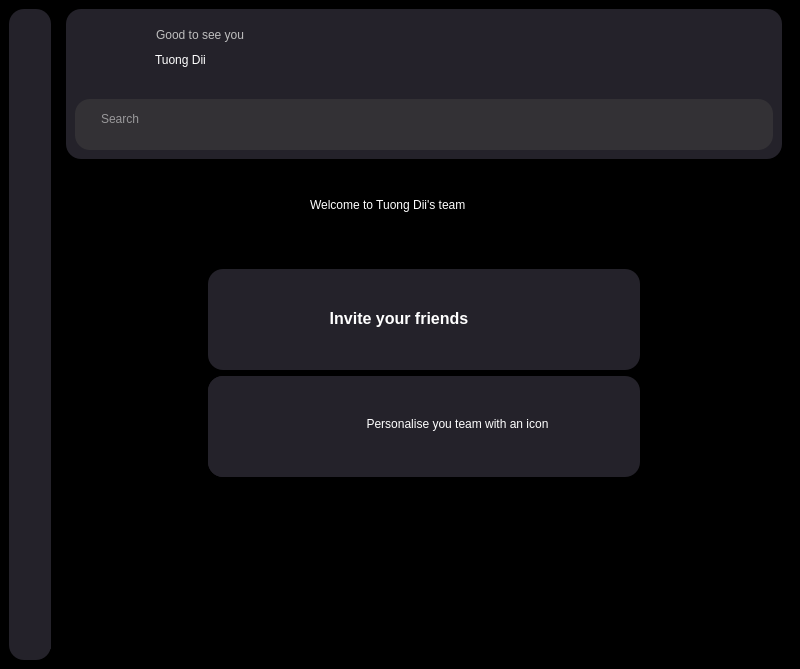
<?xml version="1.0" encoding="UTF-8"?>
<ui version="4.0">
 <class>MainWindow</class>
 <widget class="QMainWindow" name="MainWindow">
  <property name="geometry">
   <rect>
    <x>0</x>
    <y>0</y>
    <width>800</width>
    <height>669</height>
   </rect>
  </property>
  <property name="windowTitle">
   <string>MainWindow</string>
  </property>
  <property name="styleSheet">
   <string notr="true">background-color: black;</string>
  </property>
  <widget class="QWidget" name="centralwidget">
   <layout class="QHBoxLayout" name="horizontalLayout">
    <item>
     <widget class="QWidget" name="widget" native="true">
      <property name="minimumSize">
       <size>
        <width>42</width>
        <height>0</height>
       </size>
      </property>
      <property name="maximumSize">
       <size>
        <width>42</width>
        <height>16777215</height>
       </size>
      </property>
      <property name="styleSheet">
       <string notr="true">background-color: #24222A;
border-radius: 15px;</string>
      </property>
      <layout class="QVBoxLayout" name="verticalLayout_3">
       <item>
        <widget class="QWidget" name="widget_8" native="true">
         <widget class="QLabel" name="label_7">
          <property name="geometry">
           <rect>
            <x>1</x>
            <y>11</y>
            <width>20</width>
            <height>20</height>
           </rect>
          </property>
          <property name="text">
           <string/>
          </property>
          <property name="pixmap">
           <pixmap>../img/icons8-home-30.png</pixmap>
          </property>
          <property name="scaledContents">
           <bool>true</bool>
          </property>
         </widget>
         <widget class="QLabel" name="label_8">
          <property name="geometry">
           <rect>
            <x>1</x>
            <y>41</y>
            <width>20</width>
            <height>20</height>
           </rect>
          </property>
          <property name="text">
           <string/>
          </property>
          <property name="pixmap">
           <pixmap>../img/icons8-images-folder-48.png</pixmap>
          </property>
          <property name="scaledContents">
           <bool>true</bool>
          </property>
         </widget>
         <widget class="QLabel" name="label_9">
          <property name="geometry">
           <rect>
            <x>2</x>
            <y>71</y>
            <width>20</width>
            <height>20</height>
           </rect>
          </property>
          <property name="text">
           <string/>
          </property>
          <property name="pixmap">
           <pixmap>../img/icons8-friends-48.png</pixmap>
          </property>
          <property name="scaledContents">
           <bool>true</bool>
          </property>
         </widget>
        </widget>
       </item>
       <item>
        <widget class="QWidget" name="widget_9" native="true">
         <property name="minimumSize">
          <size>
           <width>40</width>
           <height>40</height>
          </size>
         </property>
         <property name="maximumSize">
          <size>
           <width>40</width>
           <height>40</height>
          </size>
         </property>
         <widget class="QLabel" name="label_6">
          <property name="geometry">
           <rect>
            <x>2</x>
            <y>13</y>
            <width>20</width>
            <height>20</height>
           </rect>
          </property>
          <property name="text">
           <string/>
          </property>
          <property name="pixmap">
           <pixmap>../img/icons8-qr-64.png</pixmap>
          </property>
          <property name="scaledContents">
           <bool>true</bool>
          </property>
         </widget>
        </widget>
       </item>
      </layout>
     </widget>
    </item>
    <item>
     <widget class="QWidget" name="widget_2" native="true">
      <property name="styleSheet">
       <string notr="true"/>
      </property>
      <layout class="QVBoxLayout" name="verticalLayout">
       <property name="topMargin">
        <number>0</number>
       </property>
       <item>
        <widget class="QWidget" name="widget_3" native="true">
         <property name="minimumSize">
          <size>
           <width>0</width>
           <height>150</height>
          </size>
         </property>
         <property name="maximumSize">
          <size>
           <width>16777215</width>
           <height>150</height>
          </size>
         </property>
         <property name="styleSheet">
          <string notr="true">background-color: #24222A;
border-radius: 15px;</string>
         </property>
         <layout class="QVBoxLayout" name="verticalLayout_2">
          <property name="topMargin">
           <number>0</number>
          </property>
          <item>
           <widget class="QFrame" name="frame">
            <property name="frameShape">
             <enum>QFrame::StyledPanel</enum>
            </property>
            <property name="frameShadow">
             <enum>QFrame::Raised</enum>
            </property>
            <layout class="QHBoxLayout" name="horizontalLayout_2">
             <property name="leftMargin">
              <number>0</number>
             </property>
             <property name="topMargin">
              <number>0</number>
             </property>
             <property name="rightMargin">
              <number>0</number>
             </property>
             <property name="bottomMargin">
              <number>0</number>
             </property>
             <item>
              <widget class="QWidget" name="widget_6" native="true">
               <widget class="QLabel" name="lblUser">
                <property name="geometry">
                 <rect>
                  <x>-3</x>
                  <y>8</y>
                  <width>70</width>
                  <height>70</height>
                 </rect>
                </property>
                <property name="text">
                 <string/>
                </property>
                <property name="pixmap">
                 <pixmap>../img/TuongDii.png</pixmap>
                </property>
                <property name="scaledContents">
                 <bool>true</bool>
                </property>
               </widget>
               <widget class="QLabel" name="label_3">
                <property name="enabled">
                 <bool>false</bool>
                </property>
                <property name="geometry">
                 <rect>
                  <x>81</x>
                  <y>18</y>
                  <width>121</width>
                  <height>16</height>
                 </rect>
                </property>
                <property name="styleSheet">
                 <string notr="true">font: 11pt &quot;Segoe UI&quot;;</string>
                </property>
                <property name="text">
                 <string>Good to see you</string>
                </property>
               </widget>
               <widget class="QLabel" name="lbName">
                <property name="geometry">
                 <rect>
                  <x>80</x>
                  <y>40</y>
                  <width>91</width>
                  <height>21</height>
                 </rect>
                </property>
                <property name="styleSheet">
                 <string notr="true">font: 700 12pt &quot;Arial&quot;;
color: #ffffff;</string>
                </property>
                <property name="text">
                 <string>Tuong Dii</string>
                </property>
               </widget>
              </widget>
             </item>
             <item>
              <widget class="QWidget" name="widget_7" native="true">
               <property name="minimumSize">
                <size>
                 <width>80</width>
                 <height>0</height>
                </size>
               </property>
               <property name="maximumSize">
                <size>
                 <width>80</width>
                 <height>16777215</height>
                </size>
               </property>
               <widget class="QLabel" name="label">
                <property name="geometry">
                 <rect>
                  <x>26</x>
                  <y>20</y>
                  <width>50</width>
                  <height>50</height>
                 </rect>
                </property>
                <property name="text">
                 <string/>
                </property>
                <property name="pixmap">
                 <pixmap>../img/icons8-qr-code-64.png</pixmap>
                </property>
                <property name="scaledContents">
                 <bool>true</bool>
                </property>
               </widget>
              </widget>
             </item>
            </layout>
           </widget>
          </item>
          <item>
           <widget class="QFrame" name="frame_2">
            <property name="minimumSize">
             <size>
              <width>0</width>
              <height>51</height>
             </size>
            </property>
            <property name="maximumSize">
             <size>
              <width>16777215</width>
              <height>51</height>
             </size>
            </property>
            <property name="styleSheet">
             <string notr="true">background-color: #333135;</string>
            </property>
            <property name="frameShape">
             <enum>QFrame::StyledPanel</enum>
            </property>
            <property name="frameShadow">
             <enum>QFrame::Raised</enum>
            </property>
            <layout class="QHBoxLayout" name="horizontalLayout_3">
             <item>
              <widget class="QLabel" name="label_5">
               <property name="maximumSize">
                <size>
                 <width>25</width>
                 <height>25</height>
                </size>
               </property>
               <property name="text">
                <string/>
               </property>
               <property name="pixmap">
                <pixmap>../img/icons8-search-30.png</pixmap>
               </property>
               <property name="scaledContents">
                <bool>true</bool>
               </property>
              </widget>
             </item>
             <item>
              <widget class="QTextEdit" name="textEdit">
               <property name="cursor" stdset="0">
                <cursorShape>IBeamCursor</cursorShape>
               </property>
               <property name="styleSheet">
                <string notr="true">color: white</string>
               </property>
               <property name="placeholderText">
                <string>Search</string>
               </property>
              </widget>
             </item>
            </layout>
           </widget>
          </item>
         </layout>
        </widget>
       </item>
       <item>
        <widget class="QWidget" name="widget_4" native="true">
         <property name="minimumSize">
          <size>
           <width>0</width>
           <height>80</height>
          </size>
         </property>
         <property name="maximumSize">
          <size>
           <width>16777215</width>
           <height>80</height>
          </size>
         </property>
         <property name="styleSheet">
          <string notr="true"/>
         </property>
         <layout class="QHBoxLayout" name="horizontalLayout_4">
          <item>
           <widget class="QFrame" name="frame_3">
            <property name="frameShape">
             <enum>QFrame::StyledPanel</enum>
            </property>
            <property name="frameShadow">
             <enum>QFrame::Raised</enum>
            </property>
           </widget>
          </item>
          <item>
           <widget class="QLabel" name="lbWelcome">
            <property name="styleSheet">
             <string notr="true">font: 700 18pt &quot;Arial&quot;;
color: #ffffff;</string>
            </property>
            <property name="text">
             <string>Welcome to Tuong Dii's team</string>
            </property>
           </widget>
          </item>
          <item>
           <widget class="QFrame" name="frame_4">
            <property name="frameShape">
             <enum>QFrame::StyledPanel</enum>
            </property>
            <property name="frameShadow">
             <enum>QFrame::Raised</enum>
            </property>
           </widget>
          </item>
         </layout>
        </widget>
       </item>
       <item>
        <widget class="QWidget" name="widget_5" native="true">
         <property name="minimumSize">
          <size>
           <width>0</width>
           <height>400</height>
          </size>
         </property>
         <property name="maximumSize">
          <size>
           <width>16777215</width>
           <height>400</height>
          </size>
         </property>
         <property name="styleSheet">
          <string notr="true"/>
         </property>
         <layout class="QHBoxLayout" name="horizontalLayout_5">
          <property name="spacing">
           <number>12</number>
          </property>
          <property name="leftMargin">
           <number>9</number>
          </property>
          <property name="rightMargin">
           <number>9</number>
          </property>
          <item>
           <widget class="QWidget" name="widget_11" native="true">
            <property name="minimumSize">
             <size>
              <width>100</width>
              <height>0</height>
             </size>
            </property>
            <property name="maximumSize">
             <size>
              <width>200</width>
              <height>16777215</height>
             </size>
            </property>
           </widget>
          </item>
          <item>
           <widget class="QWidget" name="widget_10" native="true">
            <property name="minimumSize">
             <size>
              <width>450</width>
              <height>0</height>
             </size>
            </property>
            <property name="maximumSize">
             <size>
              <width>16777215</width>
              <height>16777215</height>
             </size>
            </property>
            <layout class="QVBoxLayout" name="verticalLayout_4">
             <item>
              <widget class="QFrame" name="frame_5">
               <property name="minimumSize">
                <size>
                 <width>300</width>
                 <height>0</height>
                </size>
               </property>
               <property name="maximumSize">
                <size>
                 <width>16777215</width>
                 <height>101</height>
                </size>
               </property>
               <property name="styleSheet">
                <string notr="true">background-color: #24222A;
border-radius: 15px;</string>
               </property>
               <property name="frameShape">
                <enum>QFrame::StyledPanel</enum>
               </property>
               <property name="frameShadow">
                <enum>QFrame::Raised</enum>
               </property>
               <layout class="QHBoxLayout" name="horizontalLayout_6">
                <item>
                 <widget class="QWidget" name="widget_15" native="true">
                  <widget class="QPushButton" name="btn_viewImg4">
                   <property name="geometry">
                    <rect>
                     <x>-10</x>
                     <y>0</y>
                     <width>117</width>
                     <height>83</height>
                    </rect>
                   </property>
                   <property name="cursor">
                    <cursorShape>PointingHandCursor</cursorShape>
                   </property>
                   <property name="text">
                    <string/>
                   </property>
                   <property name="icon">
                    <iconset>
                     <normaloff>../img/icons8-add-user-male-64.png</normaloff>../img/icons8-add-user-male-64.png</iconset>
                   </property>
                   <property name="iconSize">
                    <size>
                     <width>100</width>
                     <height>91</height>
                    </size>
                   </property>
                  </widget>
                  <widget class="QPushButton" name="btn_view4">
                   <property name="geometry">
                    <rect>
                     <x>80</x>
                     <y>30</y>
                     <width>204</width>
                     <height>21</height>
                    </rect>
                   </property>
                   <property name="font">
                    <font>
                     <family>Arial</family>
                     <pointsize>12</pointsize>
                     <italic>false</italic>
                     <bold>true</bold>
                    </font>
                   </property>
                   <property name="cursor">
                    <cursorShape>PointingHandCursor</cursorShape>
                   </property>
                   <property name="styleSheet">
                    <string notr="true">font: 700 12pt &quot;Arial&quot;;
color: #ffffff;</string>
                   </property>
                   <property name="text">
                    <string>Invite your friends</string>
                   </property>
                  </widget>
                 </widget>
                </item>
                <item>
                 <widget class="QPushButton" name="pushButton">
                  <property name="enabled">
                   <bool>false</bool>
                  </property>
                  <property name="minimumSize">
                   <size>
                    <width>30</width>
                    <height>0</height>
                   </size>
                  </property>
                  <property name="maximumSize">
                   <size>
                    <width>30</width>
                    <height>16777215</height>
                   </size>
                  </property>
                  <property name="styleSheet">
                   <string notr="true">font: 9pt &quot;Segoe UI&quot;;</string>
                  </property>
                  <property name="text">
                   <string/>
                  </property>
                  <property name="icon">
                   <iconset>
                    <normaloff>../img/more.png</normaloff>../img/more.png</iconset>
                  </property>
                  <property name="iconSize">
                   <size>
                    <width>25</width>
                    <height>25</height>
                   </size>
                  </property>
                 </widget>
                </item>
               </layout>
              </widget>
             </item>
             <item>
              <widget class="QWidget" name="widget_13" native="true">
               <property name="maximumSize">
                <size>
                 <width>16777215</width>
                 <height>101</height>
                </size>
               </property>
               <property name="styleSheet">
                <string notr="true">background-color: #24222A;
border-radius: 15px;</string>
               </property>
               <layout class="QHBoxLayout" name="horizontalLayout_7">
                <property name="leftMargin">
                 <number>0</number>
                </property>
                <property name="topMargin">
                 <number>0</number>
                </property>
                <property name="bottomMargin">
                 <number>0</number>
                </property>
                <item>
                 <widget class="QWidget" name="widget_16" native="true">
                  <widget class="QPushButton" name="pushButton_3">
                   <property name="geometry">
                    <rect>
                     <x>6</x>
                     <y>11</y>
                     <width>117</width>
                     <height>81</height>
                    </rect>
                   </property>
                   <property name="text">
                    <string/>
                   </property>
                   <property name="icon">
                    <iconset>
                     <normaloff>../img/icons8-draw-64.png</normaloff>../img/icons8-draw-64.png</iconset>
                   </property>
                   <property name="iconSize">
                    <size>
                     <width>100</width>
                     <height>91</height>
                    </size>
                   </property>
                  </widget>
                  <widget class="QPushButton" name="pushButton_4">
                   <property name="geometry">
                    <rect>
                     <x>109</x>
                     <y>38</y>
                     <width>281</width>
                     <height>20</height>
                    </rect>
                   </property>
                   <property name="styleSheet">
                    <string notr="true">font: 700 12pt &quot;Arial&quot;;
color: #ffffff;</string>
                   </property>
                   <property name="text">
                    <string>Personalise you team with an icon</string>
                   </property>
                  </widget>
                 </widget>
                </item>
                <item>
                 <widget class="QPushButton" name="pushButton_2">
                  <property name="maximumSize">
                   <size>
                    <width>30</width>
                    <height>16777215</height>
                   </size>
                  </property>
                  <property name="baseSize">
                   <size>
                    <width>30</width>
                    <height>0</height>
                   </size>
                  </property>
                  <property name="text">
                   <string/>
                  </property>
                  <property name="icon">
                   <iconset>
                    <normaloff>../img/more.png</normaloff>../img/more.png</iconset>
                  </property>
                  <property name="iconSize">
                   <size>
                    <width>25</width>
                    <height>25</height>
                   </size>
                  </property>
                 </widget>
                </item>
               </layout>
              </widget>
             </item>
             <item>
              <widget class="QWidget" name="widget_14" native="true"/>
             </item>
            </layout>
           </widget>
          </item>
          <item>
           <widget class="QWidget" name="widget_12" native="true">
            <property name="minimumSize">
             <size>
              <width>100</width>
              <height>0</height>
             </size>
            </property>
            <property name="maximumSize">
             <size>
              <width>200</width>
              <height>16777215</height>
             </size>
            </property>
           </widget>
          </item>
         </layout>
        </widget>
       </item>
      </layout>
     </widget>
    </item>
   </layout>
  </widget>
 </widget>
 <resources/>
 <connections/>
</ui>
